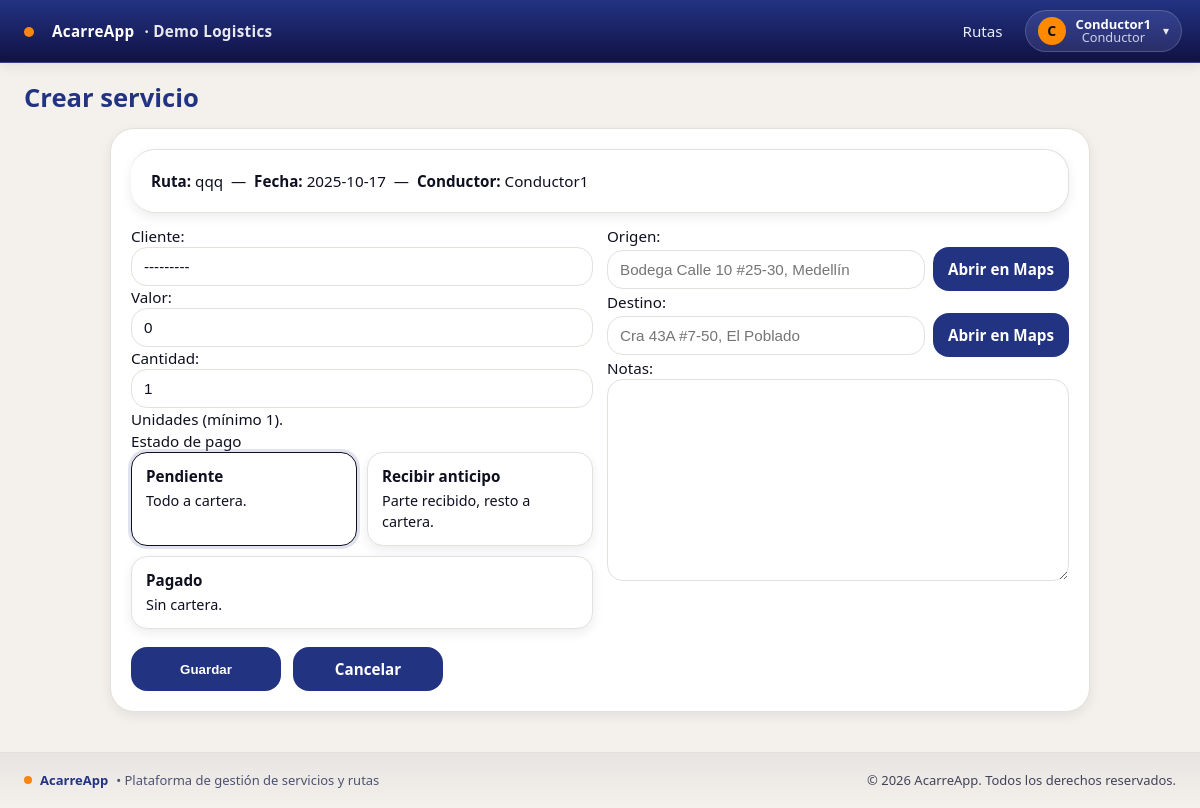
Before: /servicios/crear/ (signed in) with the older database file.
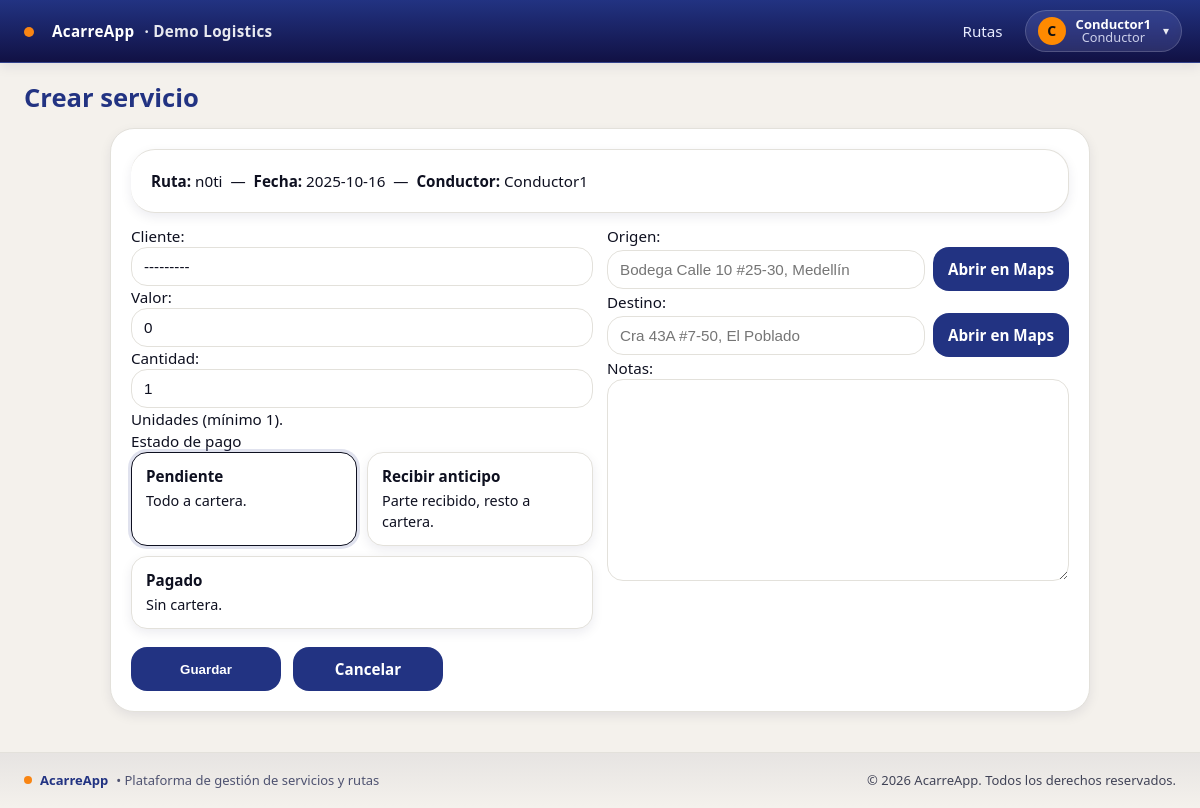
After: the same page with the newer database file.
### rutas/models.py (models this page shows, shortened)
class Ruta(models.Model):
    empresa = models.ForeignKey(Empresa, on_delete=models.CASCADE)
    fecha_salida = models.DateField()
    vehiculo = models.ForeignKey(Vehiculo, on_delete=models.PROTECT)
    conductor = models.ForeignKey(User, on_delete=models.PROTECT)
    base_efectivo = models.DecimalField(max_digits=10, decimal_places=2, default=200000)
    estado = models.CharField(max_length=20, choices=[('ACTIVA', 'Activa'), ('CERRADA', 'Cerrada')], default='ACTIVA')
    nombre = models.CharField(max_length=150, blank=True, help_text="Ej: Jardin - Medellin - Jardin")
    created_at = models.DateTimeField(auto_now_add=True)

### servicios/views.py (the view, shortened to what this page needs)
# urls.py: path('crear/', views.crear_servicio, name='crear'),
@login_required
@user_passes_test(_can_crear_servicio)
def crear_servicio(request):
    ruta_prefill = None
    initial = {}
    user = request.user
    es_conductor = _is_conductor(user)
    es_gerente = _is_gerente(user)
    if es_conductor and not es_gerente:
        emp_ctx_tmp = get_current_empresa()
        qs = Ruta.objects.select_related('conductor','vehiculo')
        if emp_ctx_tmp:
            qs = qs.filter(empresa=emp_ctx_tmp)
        ruta_prefill = qs.filter(conductor=user, estado='ACTIVA').order_by('-id').first()
        if not ruta_prefill:
            messages.error(request, 'No tienes una ruta ACTIVA asignada. No puedes agregar servicios.')
            return redirect('rutas:list')
        initial['ruta'] = ruta_prefill.pk
    emp_ctx = get_current_empresa()
    ruta_id = request.GET.get('ruta')
    if request.method == 'POST':
        form = ServicioForm(request.POST)
        emp = getattr(ruta_prefill, 'empresa', None) or emp_ctx
        if 'cliente' in form.fields:
            form.fields['cliente'].queryset = _clientes_de_empresa(emp)
        if form.is_valid():
            obj = form.save(commit=False)
            if ruta_prefill:
                obj.ruta = ruta_prefill
            cli = getattr(obj, 'cliente', None)
            empresa_dest = getattr(obj.ruta, 'empresa', None) or emp_ctx
            if cli and empresa_dest and getattr(cli, 'empresa_id', None) != getattr(empresa_dest, 'id', None):
                form.add_error('cliente', 'El cliente no pertenece a tu empresa.')
                return render(request, 'servicios/crear_servicio.html', {'form': form, 'ruta_prefill': ruta_prefill})
            obj.valor = obj.valor or 0
            obj.anticipo = obj.anticipo or 0
            if obj.estado_pago == Servicio.PAGADO:
                obj.anticipo = obj.valor
            elif obj.estado_pago == Servicio.PENDIENTE:
                obj.anticipo = 0
            obj.save()
            messages.success(request, f"Servicio #{obj.id} creado correctamente.")
            if es_conductor and not es_gerente:
                return redirect('servicios:por_ruta', ruta_id=obj.ruta_id)
            return redirect('servicios:detail', pk=obj.pk)
        else:
            messages.error(request, "Por favor revisa los campos del formulario.")
    else:
        form = ServicioForm(initial=initial)
        emp = getattr(ruta_prefill, 'empresa', None) or emp_ctx
        if 'cliente' in form.fields:
            form.fields['cliente'].queryset = _clientes_de_empresa(emp)
    return render(request, 'servicios/crear_servicio.html', {
        'form': form,
        'ruta_prefill': ruta_prefill
    })

### acarreapp/context_processors.py (called while the page is built)
def vapid_public_key(request):
    return {"VAPID_PUBLIC_KEY": settings.VAPID_PUBLIC_KEY}

### acarreapp/tenancy.py (called while the page is built)
def set_current_empresa(empresa):
    _state.empresa = empresa

def get_current_empresa():
    return getattr(_state, 'empresa', None)

def empresa_context(request):
    return {'empresa_actual': get_current_empresa()}

### empresa/models.py (called while the page is built)
    def __str__(self):
        return self.nombre

### servicios/views.py (called while the page is built)
def _clientes_de_empresa(emp):
    qs = Cliente.objects.filter(empresa=emp)
    try:
        Cliente._meta.get_field('activo')
        qs = qs.filter(activo=True)
    except Exception:
        pass
    return qs

def _is_gerente(u):
    role = getattr(getattr(u, 'userprofile', None), 'rol', '')
    return u.is_superuser or u.is_staff or role == 'GERENTE'

def _is_conductor(u):
    role = getattr(getattr(u, 'userprofile', None), 'rol', '')
    return role == 'CONDUCTOR' and not (u.is_staff or u.is_superuser)

def _can_crear_servicio(u):
    if _is_gerente(u):
        return True
    return _is_conductor(u)

### templates/servicios/crear_servicio.html (shortened to what this page needs)
{% extends "base.html" %}
{% block content %}
<h1 class="mb-3">Crear servicio</h1>
<form method="post" class="card card-body form-shell">
  {% if ruta_prefill %}
    <div class="card" style="border-left:6px solid var(--pri-500); margin-bottom:12px;">
      <div class="card-body">
        <strong>Ruta:</strong> {{ ruta_prefill.nombre|default:"(sin nombre)" }}
        &nbsp;—&nbsp; <strong>Fecha:</strong> {{ ruta_prefill.fecha_salida|date:"Y-m-d" }}
        &nbsp;—&nbsp; <strong>Conductor:</strong> {% firstof ruta_prefill.conductor.get_full_name ruta_prefill.conductor.username "—" %}
      </div>
    </div>
  {% endif %}
  <div class="grid-2">
    <div>
      <div class="mb-3">
        {{ form.cliente.label_tag }} {{ form.cliente }} {{ form.cliente.errors }}
      </div>
      <div class="mb-3">
        {{ form.valor.label_tag }} {{ form.valor }} {{ form.valor.errors }}
      </div>
      <div class="mb-3">
        {{ form.cantidad.label_tag }} {{ form.cantidad }} {{ form.cantidad.errors }}
        <div class="form-text">Unidades (mínimo 1).</div>
      </div>
      <div class="pay-group">
        <label class="form-label">Estado de pago</label>
        <div class="pay-cards" id="payCards">
          <div class="pay-card" data-value="PEND">
            <div class="pay-title">Pendiente</div>
            <div class="pay-desc">Todo a cartera.</div>
          </div>
          <div class="pay-card" data-value="ANT">
            <div class="pay-title">Recibir anticipo</div>
            <div class="pay-desc">Parte recibido, resto a cartera.</div>
          </div>
          <div class="pay-card" data-value="PAG">
            <div class="pay-title">Pagado</div>
            <div class="pay-desc">Sin cartera.</div>
          </div>
        </div>
      </div>
    </div>
    <div>
      <div class="mb-3">
        {{ form.origen.label_tag }}
        <div class="map-row">
          {{ form.origen }}
          <a class="btn btn-outline-secondary map-btn" id="btnOrigen" href="#" target="_blank" rel="noopener">Abrir en Maps</a>
        </div>
      </div>
      <div class="mb-3">
        {{ form.destino.label_tag }}
        <div class="map-row">
          {{ form.destino }}
          <a class="btn btn-outline-secondary map-btn" id="btnDestino" href="#" target="_blank" rel="noopener">Abrir en Maps</a>
        </div>
      </div>
      <div class="mb-3">
        {{ form.notas.label_tag }} {{ form.notas }} {{ form.notas.errors }}
      </div>
    </div>
  </div>
  <div class="actions mt-2">
    <button class="btn btn-primary" type="submit">Guardar</button>
    <a href="{% url 'rutas:list' %}" class="btn btn-outline-secondary">Cancelar</a>
  </div>
</form>
{% endblock %}

Changed rows visible on the page:
no longer on this page (row edited): Ruta: nombre "qqq", fecha_salida "2025-10-17", conductor.username "Conductor1"
added Ruta: nombre "n0ti", fecha_salida "2025-10-16", conductor.username "Conductor1"
